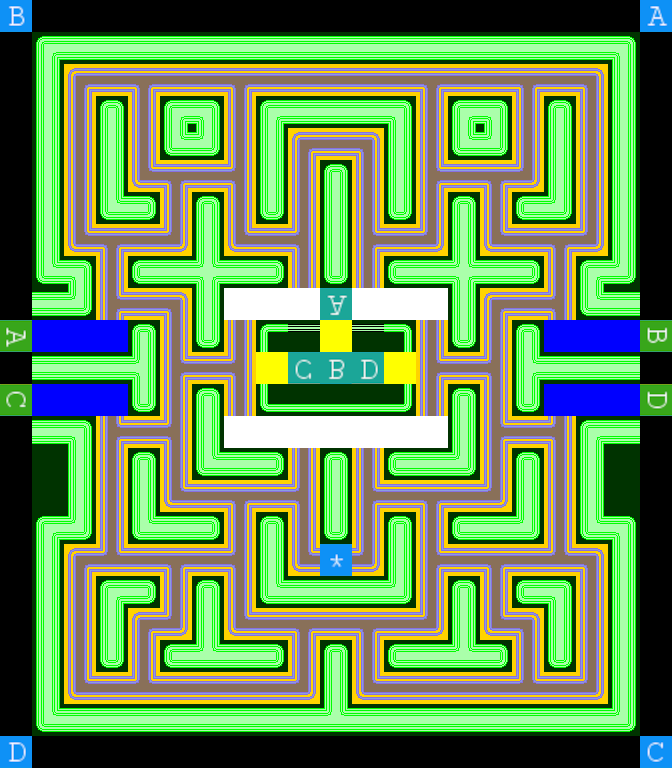

Below is a game level as drawn by its tile map, then a one-line description and the .tmx that defines it (tile-layer data replaced by summaries):
An orthogonal 21x24 tile map with 32x32 px tiles, 6 tile layers (Background, Maze, Directions, MazeZones, ...), 4 tilesets.

<map version="1.5" tiledversion="1.7.2" orientation="orthogonal" renderorder="right-down" width="21" height="24" tilewidth="32" tileheight="32" infinite="0" nextlayerid="7" nextobjectid="1">
 <tileset firstgid="1" name="corners" tilewidth="32" tileheight="32" tilecount="80" columns="10">
  <image source="maps/chompermazetilesfull_green.png" width="320" height="256" />
 </tileset>
 <tileset firstgid="81" name="location" tilewidth="32" tileheight="32" tilecount="100" columns="10">
  <image source="maps/location.png" trans="000000" width="320" height="320" />
 </tileset>
 <tileset firstgid="181" name="mazedirs" tilewidth="32" tileheight="32" tilecount="15" columns="15">
  <image source="maps/mazedirs.png" trans="000000" width="480" height="32" />
 </tileset>
 <tileset firstgid="196" name="zones" tilewidth="32" tileheight="32" tilecount="8" columns="1">
  <image source="maps/mazezones.png" trans="000000" width="32" height="256" />
 </tileset>
 <layer id="1" name="Background" width="21" height="24">
  <data>[504 cells, 418 non-empty, 1 distinct tile ids]</data>
 </layer>
 <layer id="2" name="Maze" width="21" height="24">
  <data>[504 cells, 371 non-empty, 27 distinct tile ids]</data>
 </layer>
 <layer id="4" name="Directions" width="21" height="24">
  <data>[504 cells, 212 non-empty, 12 distinct tile ids]</data>
 </layer>
 <layer id="6" name="MazeZones" width="21" height="24">
  <data>[504 cells, 36 non-empty, 3 distinct tile ids]</data>
 </layer>
 <layer id="3" name="MazeLocations" width="21" height="24">
  <data>[504 cells, 6 non-empty, 4 distinct tile ids]</data>
 </layer>
 <layer id="5" name="ArtistsLocations" width="21" height="24">
  <data>[504 cells, 13 non-empty, 13 distinct tile ids]</data>
 </layer>
</map>
